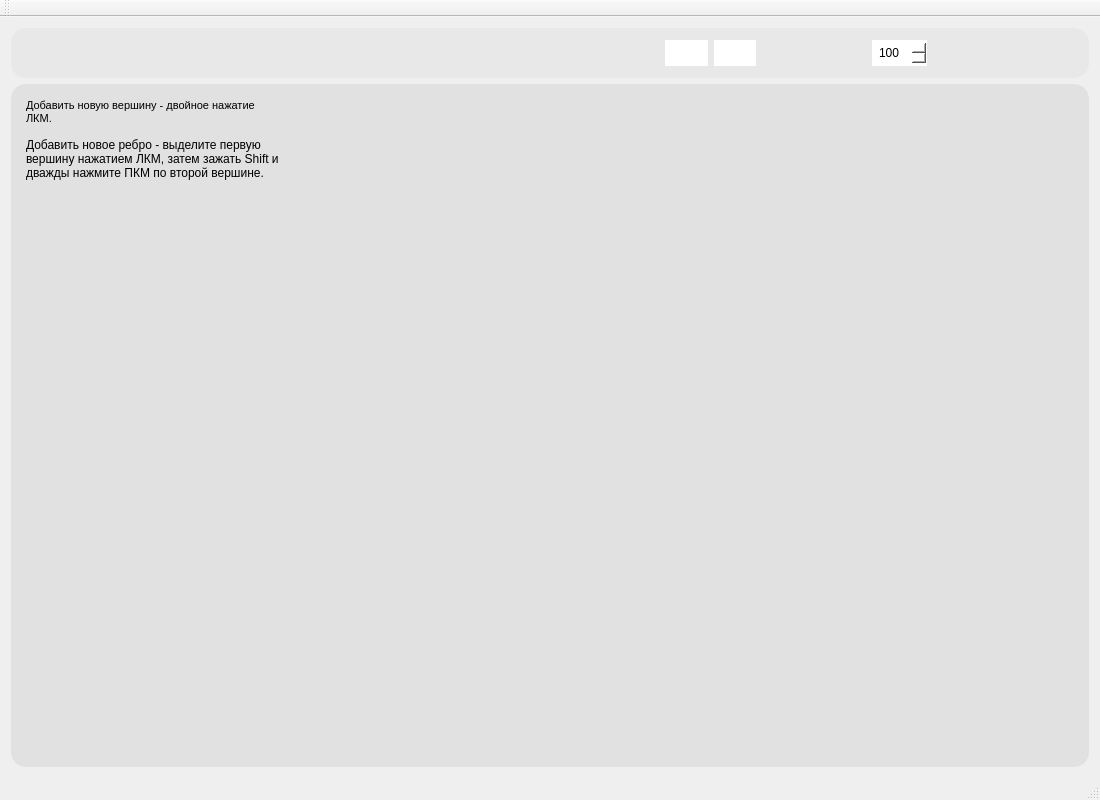
<?xml version="1.0" encoding="UTF-8"?>
<ui version="4.0">
 <class>MainWindow</class>
 <widget class="QMainWindow" name="MainWindow">
  <property name="geometry">
   <rect>
    <x>0</x>
    <y>0</y>
    <width>1100</width>
    <height>800</height>
   </rect>
  </property>
  <property name="minimumSize">
   <size>
    <width>900</width>
    <height>400</height>
   </size>
  </property>
  <property name="windowTitle">
   <string>Графический редактор графов (Graphical graph editor)</string>
  </property>
  <widget class="QWidget" name="centralWidget">
   <layout class="QVBoxLayout" name="verticalLayout_2" stretch="0,5">
    <item>
     <widget class="QWidget" name="horizontalWidget" native="true">
      <property name="minimumSize">
       <size>
        <width>0</width>
        <height>0</height>
       </size>
      </property>
      <property name="styleSheet">
       <string notr="true">background-color: rgb(232, 232, 232);
border-radius: 15px;</string>
      </property>
      <layout class="QHBoxLayout" name="horizontalLayout">
       <property name="leftMargin">
        <number>5</number>
       </property>
       <property name="topMargin">
        <number>5</number>
       </property>
       <property name="rightMargin">
        <number>5</number>
       </property>
       <property name="bottomMargin">
        <number>5</number>
       </property>
       <item>
        <widget class="QPushButton" name="OpenButton">
         <property name="minimumSize">
          <size>
           <width>40</width>
           <height>40</height>
          </size>
         </property>
         <property name="maximumSize">
          <size>
           <width>40</width>
           <height>40</height>
          </size>
         </property>
         <property name="cursor">
          <cursorShape>PointingHandCursor</cursorShape>
         </property>
         <property name="toolTip">
          <string>&lt;html&gt;&lt;head/&gt;&lt;body&gt;&lt;p style=&quot;background-color:white&quot;&gt;&lt;span style=&quot; font-size:9pt; font-weight:600;&quot;&gt;Открытие файла с описанием графа&lt;/span&gt;&lt;/p&gt;&lt;/body&gt;&lt;/html&gt;</string>
         </property>
         <property name="toolTipDuration">
          <number>0</number>
         </property>
         <property name="styleSheet">
          <string notr="true">image: url(:/icons/open.png);</string>
         </property>
         <property name="text">
          <string/>
         </property>
        </widget>
       </item>
       <item>
        <widget class="QPushButton" name="pb_IncidenceListFile">
         <property name="minimumSize">
          <size>
           <width>40</width>
           <height>40</height>
          </size>
         </property>
         <property name="maximumSize">
          <size>
           <width>40</width>
           <height>40</height>
          </size>
         </property>
         <property name="cursor">
          <cursorShape>PointingHandCursor</cursorShape>
         </property>
         <property name="toolTip">
          <string>&lt;html&gt;&lt;head/&gt;&lt;body style=&quot;background-color:white&quot;&gt;&lt;p style=&quot;background-color:white&quot;&gt;&lt;span style=&quot; font-size:9pt; font-weight:600;&quot;&gt;Открытие файла со списком инцидентности&lt;/span&gt;&lt;/p&gt;&lt;/body&gt;&lt;/html&gt;</string>
         </property>
         <property name="styleSheet">
          <string notr="true">image: url(:/icons/openlist.png);</string>
         </property>
         <property name="text">
          <string/>
         </property>
        </widget>
       </item>
       <item>
        <widget class="QPushButton" name="saveButton">
         <property name="minimumSize">
          <size>
           <width>40</width>
           <height>40</height>
          </size>
         </property>
         <property name="maximumSize">
          <size>
           <width>40</width>
           <height>40</height>
          </size>
         </property>
         <property name="cursor">
          <cursorShape>PointingHandCursor</cursorShape>
         </property>
         <property name="toolTip">
          <string>&lt;html&gt;&lt;head/&gt;&lt;body style=&quot;background-color:white&quot;&gt;&lt;p style=&quot;background-color:white&quot;&gt;&lt;span style=&quot; font-size:9pt; font-weight:600;&quot;&gt;Сохранение графа в файл&lt;/span&gt;&lt;/p&gt;&lt;/body&gt;&lt;/html&gt;</string>
         </property>
         <property name="styleSheet">
          <string notr="true">image: url(:/icons/savef.png);</string>
         </property>
         <property name="text">
          <string/>
         </property>
        </widget>
       </item>
       <item>
        <spacer name="horizontalSpacer">
         <property name="orientation">
          <enum>Qt::Horizontal</enum>
         </property>
         <property name="sizeType">
          <enum>QSizePolicy::Maximum</enum>
         </property>
         <property name="sizeHint" stdset="0">
          <size>
           <width>40</width>
           <height>20</height>
          </size>
         </property>
        </spacer>
       </item>
       <item>
        <widget class="QPushButton" name="pb_ConnectGraph">
         <property name="minimumSize">
          <size>
           <width>40</width>
           <height>40</height>
          </size>
         </property>
         <property name="maximumSize">
          <size>
           <width>40</width>
           <height>40</height>
          </size>
         </property>
         <property name="cursor">
          <cursorShape>PointingHandCursor</cursorShape>
         </property>
         <property name="toolTip">
          <string>&lt;html&gt;&lt;head/&gt;&lt;body&gt;&lt;p style=&quot;background-color:white&quot;&gt;&lt;span style=&quot; font-size:9pt; font-weight:600;&quot;&gt;Достроить до полного графа&lt;/span&gt;&lt;/p&gt;&lt;/body&gt;&lt;/html&gt;</string>
         </property>
         <property name="styleSheet">
          <string notr="true">image: url(:/icons/fullgraph.png);</string>
         </property>
         <property name="text">
          <string/>
         </property>
        </widget>
       </item>
       <item>
        <widget class="QPushButton" name="pb_DisconnectGraph">
         <property name="minimumSize">
          <size>
           <width>40</width>
           <height>40</height>
          </size>
         </property>
         <property name="maximumSize">
          <size>
           <width>40</width>
           <height>40</height>
          </size>
         </property>
         <property name="cursor">
          <cursorShape>PointingHandCursor</cursorShape>
         </property>
         <property name="toolTip">
          <string>&lt;html&gt;&lt;head/&gt;&lt;body&gt;&lt;p style=&quot;background-color:white&quot;&gt;&lt;span style=&quot; font-size:9pt; font-weight:600;&quot;&gt;Удалить все ребра&lt;/span&gt;&lt;/p&gt;&lt;/body&gt;&lt;/html&gt;</string>
         </property>
         <property name="styleSheet">
          <string notr="true">image: url(:/icons/breakgraph.png);</string>
         </property>
         <property name="text">
          <string/>
         </property>
        </widget>
       </item>
       <item>
        <widget class="QPushButton" name="pb_LengthOfEdges">
         <property name="minimumSize">
          <size>
           <width>40</width>
           <height>40</height>
          </size>
         </property>
         <property name="maximumSize">
          <size>
           <width>40</width>
           <height>40</height>
          </size>
         </property>
         <property name="cursor">
          <cursorShape>PointingHandCursor</cursorShape>
         </property>
         <property name="toolTip">
          <string>&lt;html&gt;&lt;head/&gt;&lt;body&gt;&lt;p style=&quot;background-color:white&quot;&gt;&lt;span style=&quot; font-size:9pt; font-weight:600;&quot;&gt;Показать список ребер&lt;/span&gt;&lt;/p&gt;&lt;/body&gt;&lt;/html&gt;</string>
         </property>
         <property name="styleSheet">
          <string notr="true">image: url(:/icons/edges.png);</string>
         </property>
         <property name="text">
          <string/>
         </property>
        </widget>
       </item>
       <item>
        <widget class="QPushButton" name="pb_CoordinatesOfAllNode">
         <property name="enabled">
          <bool>true</bool>
         </property>
         <property name="minimumSize">
          <size>
           <width>40</width>
           <height>40</height>
          </size>
         </property>
         <property name="maximumSize">
          <size>
           <width>40</width>
           <height>40</height>
          </size>
         </property>
         <property name="cursor">
          <cursorShape>PointingHandCursor</cursorShape>
         </property>
         <property name="toolTip">
          <string>&lt;html&gt;&lt;head/&gt;&lt;body&gt;&lt;p style=&quot;background-color:white&quot;&gt;&lt;span style=&quot; font-size:9pt; font-weight:600;&quot;&gt;Показать список вершин&lt;/span&gt;&lt;/p&gt;&lt;/body&gt;&lt;/html&gt;</string>
         </property>
         <property name="styleSheet">
          <string notr="true">image: url(:/icons/nodes.png);</string>
         </property>
         <property name="text">
          <string/>
         </property>
        </widget>
       </item>
       <item>
        <spacer name="horizontalSpacer_2">
         <property name="orientation">
          <enum>Qt::Horizontal</enum>
         </property>
         <property name="sizeType">
          <enum>QSizePolicy::Maximum</enum>
         </property>
         <property name="sizeHint" stdset="0">
          <size>
           <width>40</width>
           <height>20</height>
          </size>
         </property>
        </spacer>
       </item>
       <item>
        <widget class="QPushButton" name="pb_DeleteSelectedNodes">
         <property name="minimumSize">
          <size>
           <width>40</width>
           <height>40</height>
          </size>
         </property>
         <property name="maximumSize">
          <size>
           <width>40</width>
           <height>40</height>
          </size>
         </property>
         <property name="cursor">
          <cursorShape>PointingHandCursor</cursorShape>
         </property>
         <property name="toolTip">
          <string>&lt;html&gt;&lt;head/&gt;&lt;body&gt;&lt;p style=&quot;background-color:white&quot;&gt;&lt;span style=&quot; font-size:9pt; font-weight:600;&quot;&gt;Удалить выделенные вершины&lt;/span&gt;&lt;/p&gt;&lt;/body&gt;&lt;/html&gt;</string>
         </property>
         <property name="styleSheet">
          <string notr="true">image: url(:/icons/delnode.png);</string>
         </property>
         <property name="text">
          <string/>
         </property>
        </widget>
       </item>
       <item>
        <widget class="QPushButton" name="pb_RemoveEdges">
         <property name="minimumSize">
          <size>
           <width>40</width>
           <height>40</height>
          </size>
         </property>
         <property name="maximumSize">
          <size>
           <width>40</width>
           <height>40</height>
          </size>
         </property>
         <property name="cursor">
          <cursorShape>PointingHandCursor</cursorShape>
         </property>
         <property name="toolTip">
          <string>&lt;html&gt;&lt;head/&gt;&lt;body&gt;&lt;p style=&quot;background-color:white&quot;&gt;&lt;span style=&quot; font-size:9pt; font-weight:600;&quot;&gt;Удалить ребра&lt;/span&gt;&lt;/p&gt;&lt;/body&gt;&lt;/html&gt;</string>
         </property>
         <property name="styleSheet">
          <string notr="true">image: url(:/icons/deledge.png);</string>
         </property>
         <property name="text">
          <string/>
         </property>
        </widget>
       </item>
       <item>
        <widget class="QPushButton" name="pb_ClearAll">
         <property name="sizePolicy">
          <sizepolicy hsizetype="Minimum" vsizetype="Fixed">
           <horstretch>40</horstretch>
           <verstretch>40</verstretch>
          </sizepolicy>
         </property>
         <property name="minimumSize">
          <size>
           <width>40</width>
           <height>40</height>
          </size>
         </property>
         <property name="maximumSize">
          <size>
           <width>40</width>
           <height>40</height>
          </size>
         </property>
         <property name="cursor">
          <cursorShape>PointingHandCursor</cursorShape>
         </property>
         <property name="toolTip">
          <string>&lt;html&gt;&lt;head/&gt;&lt;body&gt;&lt;p style=&quot;background-color:white&quot;&gt;&lt;span style=&quot; font-size:9pt; font-weight:600;&quot;&gt;Удалить все&lt;/span&gt;&lt;/p&gt;&lt;/body&gt;&lt;/html&gt;</string>
         </property>
         <property name="styleSheet">
          <string notr="true">image: url(:/icons/dellall.png);</string>
         </property>
         <property name="text">
          <string/>
         </property>
        </widget>
       </item>
       <item>
        <spacer name="horizontalSpacer_3">
         <property name="orientation">
          <enum>Qt::Horizontal</enum>
         </property>
         <property name="sizeType">
          <enum>QSizePolicy::Maximum</enum>
         </property>
         <property name="sizeHint" stdset="0">
          <size>
           <width>40</width>
           <height>20</height>
          </size>
         </property>
        </spacer>
       </item>
       <item>
        <widget class="QPushButton" name="pb_CreateNode">
         <property name="minimumSize">
          <size>
           <width>40</width>
           <height>40</height>
          </size>
         </property>
         <property name="maximumSize">
          <size>
           <width>40</width>
           <height>40</height>
          </size>
         </property>
         <property name="cursor">
          <cursorShape>PointingHandCursor</cursorShape>
         </property>
         <property name="toolTip">
          <string>&lt;html&gt;&lt;head/&gt;&lt;body&gt;&lt;p style=&quot;background-color:white&quot;&gt;&lt;span style=&quot; font-size:9pt; font-weight:600;&quot;&gt;Добавить вершину&lt;/span&gt;&lt;/p&gt;&lt;/body&gt;&lt;/html&gt;</string>
         </property>
         <property name="styleSheet">
          <string notr="true">image: url(:/icons/addnode.png);</string>
         </property>
         <property name="text">
          <string/>
         </property>
        </widget>
       </item>
       <item>
        <widget class="QPushButton" name="pb_CreateEdge">
         <property name="minimumSize">
          <size>
           <width>40</width>
           <height>40</height>
          </size>
         </property>
         <property name="maximumSize">
          <size>
           <width>40</width>
           <height>40</height>
          </size>
         </property>
         <property name="cursor">
          <cursorShape>PointingHandCursor</cursorShape>
         </property>
         <property name="toolTip">
          <string>&lt;html&gt;&lt;head/&gt;&lt;body&gt;&lt;p style=&quot;background-color:white&quot;&gt;&lt;span style=&quot; font-size:9pt; font-weight:600;&quot;&gt;Добавить ребро между двумя указанными вершинами&lt;/span&gt;&lt;/p&gt;&lt;/body&gt;&lt;/html&gt;</string>
         </property>
         <property name="styleSheet">
          <string notr="true">image: url(:/icons/addedge.png);</string>
         </property>
         <property name="text">
          <string/>
         </property>
        </widget>
       </item>
       <item>
        <widget class="QLineEdit" name="lineEdit_Source">
         <property name="minimumSize">
          <size>
           <width>40</width>
           <height>0</height>
          </size>
         </property>
         <property name="maximumSize">
          <size>
           <width>50</width>
           <height>16777215</height>
          </size>
         </property>
         <property name="toolTip">
          <string>&lt;html&gt;&lt;head/&gt;&lt;body&gt;&lt;p&gt;Начало дуги&lt;/p&gt;&lt;/body&gt;&lt;/html&gt;</string>
         </property>
         <property name="styleSheet">
          <string notr="true">background-color: rgb(255, 255, 255);
border-radius: 15px;
padding: 5px;</string>
         </property>
         <property name="text">
          <string/>
         </property>
        </widget>
       </item>
       <item>
        <widget class="QLineEdit" name="lineEdit_Dest">
         <property name="minimumSize">
          <size>
           <width>40</width>
           <height>0</height>
          </size>
         </property>
         <property name="maximumSize">
          <size>
           <width>50</width>
           <height>16777215</height>
          </size>
         </property>
         <property name="toolTip">
          <string>&lt;html&gt;&lt;head/&gt;&lt;body&gt;&lt;p&gt;конец дуги&lt;/p&gt;&lt;/body&gt;&lt;/html&gt;</string>
         </property>
         <property name="styleSheet">
          <string notr="true">background-color: rgb(255, 255, 255);
border-radius: 15px;
padding: 5px;</string>
         </property>
        </widget>
       </item>
       <item>
        <spacer name="horizontalSpacer_5">
         <property name="orientation">
          <enum>Qt::Horizontal</enum>
         </property>
         <property name="sizeType">
          <enum>QSizePolicy::Maximum</enum>
         </property>
         <property name="sizeHint" stdset="0">
          <size>
           <width>40</width>
           <height>20</height>
          </size>
         </property>
        </spacer>
       </item>
       <item>
        <widget class="QPushButton" name="pushAlgorithm">
         <property name="sizePolicy">
          <sizepolicy hsizetype="Minimum" vsizetype="Fixed">
           <horstretch>40</horstretch>
           <verstretch>40</verstretch>
          </sizepolicy>
         </property>
         <property name="minimumSize">
          <size>
           <width>40</width>
           <height>40</height>
          </size>
         </property>
         <property name="maximumSize">
          <size>
           <width>40</width>
           <height>40</height>
          </size>
         </property>
         <property name="cursor">
          <cursorShape>PointingHandCursor</cursorShape>
         </property>
         <property name="toolTip">
          <string>&lt;html&gt;&lt;head/&gt;&lt;body&gt;&lt;p style=&quot;background-color:white&quot;&gt;&lt;span style=&quot; font-size:9pt; font-weight:600;&quot;&gt;Запустить алгоритм Дейкстры&lt;/span&gt;&lt;/p&gt;&lt;/body&gt;&lt;/html&gt;</string>
         </property>
         <property name="styleSheet">
          <string notr="true">image: url(:/icons/algo.png);</string>
         </property>
         <property name="text">
          <string/>
         </property>
        </widget>
       </item>
       <item>
        <widget class="QLabel" name="label">
         <property name="minimumSize">
          <size>
           <width>25</width>
           <height>25</height>
          </size>
         </property>
         <property name="maximumSize">
          <size>
           <width>25</width>
           <height>25</height>
          </size>
         </property>
         <property name="toolTip">
          <string>&lt;html&gt;&lt;head/&gt;&lt;body&gt;&lt;p style=&quot;background-color:white&quot;&gt;&lt;span style=&quot; font-size:9pt; font-weight:600;&quot;&gt;Скорость шага, мс&lt;/span&gt;&lt;/p&gt;&lt;/body&gt;&lt;/html&gt;</string>
         </property>
         <property name="styleSheet">
          <string notr="true">image: url(:/icons/speed.png);</string>
         </property>
         <property name="text">
          <string/>
         </property>
        </widget>
       </item>
       <item>
        <widget class="QSpinBox" name="spinBox">
         <property name="minimumSize">
          <size>
           <width>55</width>
           <height>0</height>
          </size>
         </property>
         <property name="maximumSize">
          <size>
           <width>55</width>
           <height>16777215</height>
          </size>
         </property>
         <property name="styleSheet">
          <string notr="true">background-color: rgb(255, 255, 255);
border-radius: 15px;
padding: 5px;</string>
         </property>
         <property name="suffix">
          <string/>
         </property>
         <property name="prefix">
          <string/>
         </property>
         <property name="minimum">
          <number>0</number>
         </property>
         <property name="maximum">
          <number>1000</number>
         </property>
         <property name="singleStep">
          <number>50</number>
         </property>
         <property name="value">
          <number>100</number>
         </property>
        </widget>
       </item>
       <item>
        <widget class="QPushButton" name="pushFind">
         <property name="sizePolicy">
          <sizepolicy hsizetype="Minimum" vsizetype="Fixed">
           <horstretch>40</horstretch>
           <verstretch>40</verstretch>
          </sizepolicy>
         </property>
         <property name="minimumSize">
          <size>
           <width>40</width>
           <height>40</height>
          </size>
         </property>
         <property name="maximumSize">
          <size>
           <width>40</width>
           <height>40</height>
          </size>
         </property>
         <property name="toolTip">
          <string>&lt;html&gt;&lt;head/&gt;&lt;body&gt;&lt;p style=&quot;background-color:white&quot;&gt;&lt;span style=&quot; font-size:9pt; font-weight:600;&quot;&gt;Показать кратчайший путь до выделенной вершины&lt;/span&gt;&lt;/p&gt;&lt;/body&gt;&lt;/html&gt;</string>
         </property>
         <property name="styleSheet">
          <string notr="true">border-image: url(:/icons/find.png);</string>
         </property>
         <property name="text">
          <string/>
         </property>
        </widget>
       </item>
       <item>
        <spacer name="horizontalSpacer_6">
         <property name="orientation">
          <enum>Qt::Horizontal</enum>
         </property>
         <property name="sizeType">
          <enum>QSizePolicy::Maximum</enum>
         </property>
         <property name="sizeHint" stdset="0">
          <size>
           <width>40</width>
           <height>20</height>
          </size>
         </property>
        </spacer>
       </item>
       <item>
        <widget class="QPushButton" name="pushStop">
         <property name="sizePolicy">
          <sizepolicy hsizetype="Minimum" vsizetype="Fixed">
           <horstretch>40</horstretch>
           <verstretch>40</verstretch>
          </sizepolicy>
         </property>
         <property name="minimumSize">
          <size>
           <width>40</width>
           <height>40</height>
          </size>
         </property>
         <property name="maximumSize">
          <size>
           <width>40</width>
           <height>40</height>
          </size>
         </property>
         <property name="cursor">
          <cursorShape>PointingHandCursor</cursorShape>
         </property>
         <property name="toolTip">
          <string>&lt;html&gt;&lt;head/&gt;&lt;body&gt;&lt;p style=&quot;background-color:white&quot;&gt;&lt;span style=&quot; font-size:9pt; font-weight:600;&quot;&gt;Вернуть граф в исходное состояние&lt;/span&gt;&lt;/p&gt;&lt;/body&gt;&lt;/html&gt;</string>
         </property>
         <property name="styleSheet">
          <string notr="true">image: url(:/icons/return.png);</string>
         </property>
         <property name="text">
          <string/>
         </property>
        </widget>
       </item>
       <item>
        <spacer name="horizontalSpacer_4">
         <property name="orientation">
          <enum>Qt::Horizontal</enum>
         </property>
         <property name="sizeHint" stdset="0">
          <size>
           <width>40</width>
           <height>20</height>
          </size>
         </property>
        </spacer>
       </item>
      </layout>
     </widget>
    </item>
    <item>
     <widget class="QWidget" name="horizontalWidget" native="true">
      <property name="styleSheet">
       <string notr="true">border-radius: 15px;
background-color: rgb(225, 225, 225);</string>
      </property>
      <layout class="QHBoxLayout" name="horizontalLayout_3" stretch="2,6">
       <item>
        <widget class="QTextBrowser" name="textBrowser">
         <property name="sizePolicy">
          <sizepolicy hsizetype="Expanding" vsizetype="Expanding">
           <horstretch>0</horstretch>
           <verstretch>0</verstretch>
          </sizepolicy>
         </property>
         <property name="maximumSize">
          <size>
           <width>300</width>
           <height>16777215</height>
          </size>
         </property>
         <property name="styleSheet">
          <string notr="true"/>
         </property>
         <property name="html">
          <string>&lt;!DOCTYPE HTML PUBLIC &quot;-//W3C//DTD HTML 4.0//EN&quot; &quot;http://www.w3.org/TR/REC-html40/strict.dtd&quot;&gt;
&lt;html&gt;&lt;head&gt;&lt;meta name=&quot;qrichtext&quot; content=&quot;1&quot; /&gt;&lt;meta charset=&quot;utf-8&quot; /&gt;&lt;style type=&quot;text/css&quot;&gt;
p, li { white-space: pre-wrap; }
&lt;/style&gt;&lt;/head&gt;&lt;body style=&quot; font-family:'Segoe UI'; font-size:9pt; font-weight:400; font-style:normal;&quot;&gt;
&lt;p style=&quot; margin-top:0px; margin-bottom:0px; margin-left:0px; margin-right:0px; -qt-block-indent:0; text-indent:0px;&quot;&gt;&lt;span style=&quot; font-family:'MS Shell Dlg 2'; font-size:8.25pt;&quot;&gt;Добавить новую вершину - двойное нажатие ЛКМ.&lt;/span&gt;&lt;/p&gt;
&lt;p style=&quot;-qt-paragraph-type:empty; margin-top:0px; margin-bottom:0px; margin-left:0px; margin-right:0px; -qt-block-indent:0; text-indent:0px; font-family:'MS Shell Dlg 2'; font-size:8.25pt;&quot;&gt;&lt;br /&gt;&lt;/p&gt;
&lt;p style=&quot; margin-top:0px; margin-bottom:0px; margin-left:0px; margin-right:0px; -qt-block-indent:0; text-indent:0px;&quot;&gt;Добавить новое ребро - выделите первую вершину нажатием ЛКМ, затем зажать Shift и дважды нажмите ПКМ по второй вершине.&lt;/p&gt;&lt;/body&gt;&lt;/html&gt;</string>
         </property>
        </widget>
       </item>
       <item>
        <widget class="GraphWidget" name="graphicsView">
         <property name="styleSheet">
          <string notr="true"/>
         </property>
        </widget>
       </item>
      </layout>
     </widget>
    </item>
   </layout>
  </widget>
  <widget class="QMenuBar" name="menuBar">
   <property name="geometry">
    <rect>
     <x>0</x>
     <y>0</y>
     <width>1100</width>
     <height>21</height>
    </rect>
   </property>
  </widget>
  <widget class="QToolBar" name="mainToolBar">
   <attribute name="toolBarArea">
    <enum>TopToolBarArea</enum>
   </attribute>
   <attribute name="toolBarBreak">
    <bool>false</bool>
   </attribute>
  </widget>
  <widget class="QStatusBar" name="statusBar"/>
  <action name="actionMenuFileExit">
   <property name="text">
    <string>Выход</string>
   </property>
  </action>
  <action name="actionDeleteItem">
   <property name="text">
    <string>Удалить выделенные вершины</string>
   </property>
  </action>
  <action name="action">
   <property name="text">
    <string>Помощь</string>
   </property>
  </action>
  <action name="action_Open_file">
   <property name="text">
    <string>Открыть файл</string>
   </property>
  </action>
  <action name="action_Save_File">
   <property name="text">
    <string>Сохранить файл</string>
   </property>
  </action>
  <action name="action_createNode">
   <property name="text">
    <string>Создать  вершину</string>
   </property>
  </action>
  <action name="action_createEdge">
   <property name="text">
    <string>Создать дугу</string>
   </property>
  </action>
  <action name="action_delEdge">
   <property name="text">
    <string>Удалить рёбра</string>
   </property>
  </action>
  <action name="action_clear_all">
   <property name="text">
    <string>Очистить всё</string>
   </property>
  </action>
  <action name="action_Algoritm">
   <property name="text">
    <string>Алгоритм</string>
   </property>
  </action>
  <action name="action_About">
   <property name="text">
    <string>О программе</string>
   </property>
  </action>
 </widget>
 <layoutdefault spacing="6" margin="11"/>
 <customwidgets>
  <customwidget>
   <class>GraphWidget</class>
   <extends>QGraphicsView</extends>
   <header>graphwidget.h</header>
  </customwidget>
 </customwidgets>
 <resources/>
 <connections/>
</ui>
